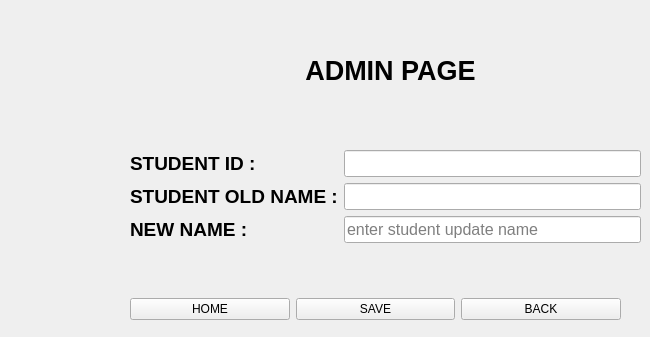
   <widget class="QWidget" name="page_5">
    <widget class="QLabel" name="label_14">
     <property name="geometry">
      <rect>
       <x>260</x>
       <y>50</y>
       <width>261</width>
       <height>41</height>
      </rect>
     </property>
     <property name="font">
      <font>
       <pointsize>20</pointsize>
      </font>
     </property>
     <property name="styleSheet">
      <string notr="true">color: rgb(0, 0, 0);</string>
     </property>
     <property name="text">
      <string>&lt;html&gt;&lt;head/&gt;&lt;body&gt;&lt;p align=&quot;center&quot;&gt;&lt;span style=&quot; font-weight:700;&quot;&gt;ADMIN PAGE&lt;/span&gt;&lt;/p&gt;&lt;/body&gt;&lt;/html&gt;</string>
     </property>
    </widget>
    <widget class="QWidget" name="formLayoutWidget_3">
     <property name="geometry">
      <rect>
       <x>130</x>
       <y>150</y>
       <width>511</width>
       <height>128</height>
      </rect>
     </property>
     <layout class="QFormLayout" name="formLayout_3">
      <item row="3" column="1">
       <widget class="QLineEdit" name="lineEdit_7">
        <property name="font">
         <font>
          <pointsize>12</pointsize>
         </font>
        </property>
        <property name="styleSheet">
         <string notr="true">color: rgb(0, 0, 0);</string>
        </property>
        <property name="placeholderText">
         <string>enter student update name</string>
        </property>
       </widget>
      </item>
      <item row="3" column="0">
       <widget class="QLabel" name="label_15">
        <property name="font">
         <font>
          <pointsize>12</pointsize>
         </font>
        </property>
        <property name="styleSheet">
         <string notr="true">color: rgb(0, 0, 0);</string>
        </property>
        <property name="text">
         <string>&lt;html&gt;&lt;head/&gt;&lt;body&gt;&lt;p&gt;&lt;span style=&quot; font-size:14pt; font-weight:700;&quot;&gt;NEW NAME :&lt;/span&gt;&lt;/p&gt;&lt;/body&gt;&lt;/html&gt;</string>
        </property>
       </widget>
      </item>
      <item row="1" column="0">
       <widget class="QLabel" name="label_16">
        <property name="font">
         <font>
          <pointsize>12</pointsize>
         </font>
        </property>
        <property name="styleSheet">
         <string notr="true">color: rgb(0, 0, 0);</string>
        </property>
        <property name="text">
         <string>&lt;html&gt;&lt;head/&gt;&lt;body&gt;&lt;p&gt;&lt;span style=&quot; font-size:14pt; font-weight:700;&quot;&gt;STUDENT ID :&lt;/span&gt;&lt;/p&gt;&lt;/body&gt;&lt;/html&gt;</string>
        </property>
       </widget>
      </item>
      <item row="1" column="1">
       <widget class="QLineEdit" name="lineEdit_8">
        <property name="font">
         <font>
          <pointsize>12</pointsize>
         </font>
        </property>
        <property name="styleSheet">
         <string notr="true">color: rgb(0, 0, 0);</string>
        </property>
       </widget>
      </item>
      <item row="2" column="0">
       <widget class="QLabel" name="label_22">
        <property name="font">
         <font>
          <pointsize>12</pointsize>
         </font>
        </property>
        <property name="styleSheet">
         <string notr="true">color: rgb(0, 0, 0);</string>
        </property>
        <property name="text">
         <string>&lt;html&gt;&lt;head/&gt;&lt;body&gt;&lt;p&gt;&lt;span style=&quot; font-size:14pt; font-weight:700;&quot;&gt;STUDENT OLD NAME :&lt;/span&gt;&lt;/p&gt;&lt;/body&gt;&lt;/html&gt;</string>
        </property>
       </widget>
      </item>
      <item row="2" column="1">
       <widget class="QLineEdit" name="lineEdit_9">
        <property name="font">
         <font>
          <pointsize>12</pointsize>
         </font>
        </property>
        <property name="styleSheet">
         <string notr="true">color: rgb(0, 0, 0);</string>
        </property>
       </widget>
      </item>
     </layout>
    </widget>
    <widget class="QWidget" name="layoutWidget_5">
     <property name="geometry">
      <rect>
       <x>130</x>
       <y>290</y>
       <width>491</width>
       <height>38</height>
      </rect>
     </property>
     <layout class="QHBoxLayout" name="horizontalLayout_6">
      <item>
       <widget class="QPushButton" name="home5">
        <property name="styleSheet">
         <string notr="true">color: rgb(0, 0, 0);</string>
        </property>
        <property name="text">
         <string>HOME</string>
        </property>
       </widget>
      </item>
      <item>
       <widget class="QPushButton" name="save2">
        <property name="styleSheet">
         <string notr="true">color: rgb(0, 0, 0);</string>
        </property>
        <property name="text">
         <string>SAVE</string>
        </property>
       </widget>
      </item>
      <item>
       <widget class="QPushButton" name="back4">
        <property name="styleSheet">
         <string notr="true">color: rgb(0, 0, 0);</string>
        </property>
        <property name="text">
         <string>BACK</string>
        </property>
       </widget>
      </item>
     </layout>
    </widget>
   </widget>
